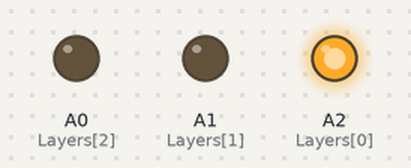
Bench run of a sketch on a simulated Arduino Uno, built with avr-gcc and run on an emulated ATmega328P. Shown: output pins drawn as LEDs (lit = HIGH). Pins used as bus, display or sensor lines are not drawn.

Above: at 0.1 s.
At 6.4 s:
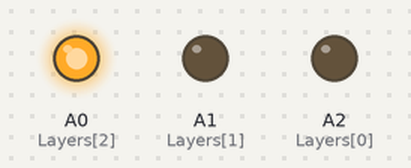
At 16.4 s:
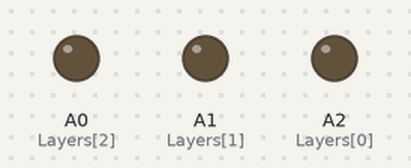
At 22.0 s:
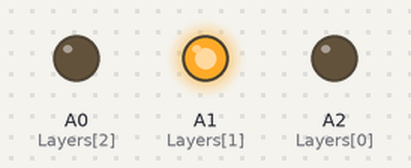
At 37.6 s:
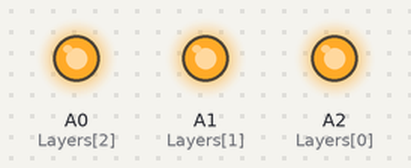
Timing chart, 0 to 39.1 s (numbered marks = the images above):
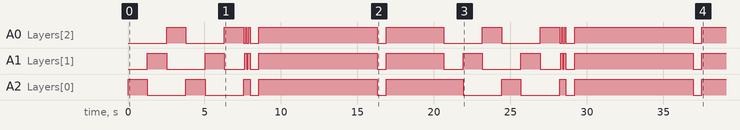

Measured:
- by itself, A0 (Layers[2]): LOW → HIGH at 2.5 s, → LOW 1.3 s later, → HIGH 2.5 s later, → LOW 1.3 s later, … (23 changes in this stretch)
- by itself, A1 (Layers[1]): LOW → HIGH at 1.3 s, → LOW 1.3 s later, → HIGH 2.5 s later, → LOW 1.3 s later, … (23 changes in this stretch)
- by itself, A2 (Layers[0]): LOW → HIGH at 0.00 s, → LOW 1.3 s later, → HIGH 2.5 s later, → LOW 1.3 s later, … (17 changes in this stretch)

The sketch:

3d-led-cube-code.ino
```cpp
#define COLUMN_PIN_COUNT 9
#define LAYER_COUNT 3

int Columns[] = {10,9,8,7,6,5,4,3,2};
int Layers[] = {A2,A1,A0};

int i, j, num;
int delaySpeed = 70;

void setup()
{
    for (i = 0; i < LAYER_COUNT; i++)
    {
      pinMode(Layers[i], OUTPUT);
    }

    for (i = 2; i <= 10; i++)
    {
        pinMode(i, OUTPUT);
    }
}

void loop()
{
    //first combination
      num = 0;
      while(num < LAYER_COUNT - 1)
      {
          for (i = 0; i < LAYER_COUNT; i++)
          {
              digitalWrite(Layers[i], HIGH);
              for (j = 0; j < COLUMN_PIN_COUNT; j++)
            {
                  startingLEDOneByOne(j);
              }
              digitalWrite(Layers[i], LOW);
          }
          num++;
      }

      closeLayerForUse();


      //second combination
      num = 0;
      while(num < LAYER_COUNT - 1)
      {
          for(i = LAYER_COUNT; i > -1; i--)
          {
            digitalWrite(Layers[i], LOW);
          }
          for(i = 0; i < COLUMN_PIN_COUNT; i++)
            {
            digitalWrite(Columns[i], HIGH);
          }
          for(i = 0; i < LAYER_COUNT; i++)
          {
            digitalWrite(Layers[i], HIGH);
            delay(delaySpeed);
          }
          for(i = LAYER_COUNT; i > -1; i--)
          {
            digitalWrite(Layers[i], LOW);
          }
          num++;
      }

      //third combination
      delay(delaySpeed * 8);
      startLayerForUse();
      num = 0;
      while(num < LAYER_COUNT)
      {
          for(i = 0; i < COLUMN_PIN_COUNT; i++)
          {
              digitalWrite(Columns[i],HIGH);
              delay(delaySpeed);
              digitalWrite(Columns[i],LOW);
              delay(delaySpeed);
          }
          num++;
      }
      closeLayerForUse();

      //forth combination
      num = 0;
      while(num < LAYER_COUNT)
      {
        for( i = 0; i < LAYER_COUNT; i++)
        {
            switch(i)
            {
                case 0:
                    startLayerForUse();

                    delay(delaySpeed * 5);

                    digitalWrite(Columns[0],HIGH);
                    delay(delaySpeed);
                    digitalWrite(Columns[8],HIGH);
                    digitalWrite(Columns[1],HIGH);
                    delay(delaySpeed);
                    digitalWrite(Columns[7],HIGH);
                    digitalWrite(Columns[8],HIGH);
                    digitalWrite(Columns[2],HIGH);
                    delay(delaySpeed);
                    digitalWrite(Columns[4],HIGH);
                    digitalWrite(Columns[5],HIGH);
                    digitalWrite(Columns[3],HIGH);
                    delay(delaySpeed);
                    digitalWrite(Columns[8],HIGH);
                    digitalWrite(Columns[4],HIGH);
                    digitalWrite(Columns[1],HIGH);
                    delay(delaySpeed);
                    digitalWrite(Columns[7],HIGH);
                    digitalWrite(Columns[5],HIGH);
                    delay(delaySpeed);
                    digitalWrite(Columns[6],HIGH);
                    delay(delaySpeed);

                    digitalWrite(Columns[6],LOW);
                    delay(delaySpeed);
                    digitalWrite(Columns[7],LOW);
                    digitalWrite(Columns[5],LOW);
                    delay(delaySpeed);
                    digitalWrite(Columns[8],LOW);
                    digitalWrite(Columns[4],LOW);
                    digitalWrite(Columns[1],LOW);
                    delay(delaySpeed);
                    digitalWrite(Columns[4],LOW);
                    digitalWrite(Columns[5],LOW);
                    digitalWrite(Columns[3],LOW);
                    delay(delaySpeed);
                    digitalWrite(Columns[7],LOW);
                    digitalWrite(Columns[8],LOW);
                    digitalWrite(Columns[2],LOW);
                    delay(delaySpeed);
                    digitalWrite(Columns[8],LOW);
                    digitalWrite(Columns[1],LOW);
                    delay(delaySpeed);
                    digitalWrite(Columns[0],LOW);
                    delay(delaySpeed);

                    closeLayerForUse();
                    break;

              case 1:
                    closeLayerForUse();
                    startLEDWithoutIndex();

                    delay(delaySpeed * 3);
                    digitalWrite(Layers[3],HIGH);
                    delay(delaySpeed * 3);
                    digitalWrite(Layers[3],LOW);
                    digitalWrite(Layers[2],HIGH);
                    delay(delaySpeed * 3);
                    digitalWrite(Layers[2],LOW);
                    digitalWrite(Layers[1],HIGH);
                    delay(delaySpeed * 3);
                    digitalWrite(Layers[1],LOW);
                    digitalWrite(Layers[0],HIGH);
                    delay(delaySpeed * 3);
                    digitalWrite(Layers[0],LOW);
                    delay(delaySpeed * 3);

                    startLayerForUse();
                    stopLEDWithoutIndex();
                    break;
              case 2:
                    delay(delaySpeed * 6);
                    startLEDWithoutIndex();
                    delay(delaySpeed * 4);
                    stopLEDWithoutIndex();
                    delay(delaySpeed * 4);
                    for(i = LAYER_COUNT; i < COLUMN_PIN_COUNT;i++)
                    {
                        digitalWrite(Columns[i],HIGH);
                    }
                    delay(delaySpeed * 4);
                    for(i = LAYER_COUNT; i < COLUMN_PIN_COUNT; i++)
                    {
                        digitalWrite(Columns[i],LOW);
                    }
                    break;
              }
            num++;
          }
      }
      //third combination again
      delay(delaySpeed * 8);
      startLayerForUse();
      num = 0;
      while(num < LAYER_COUNT)
      {
          for(i = 0; i < COLUMN_PIN_COUNT; i++)
          {
              digitalWrite(Columns[i],HIGH);
              delay(delaySpeed);
              digitalWrite(Columns[i],LOW);
              delay(delaySpeed);
          }
        num++;
      }
      closeLayerForUse();
}

void startingLEDOneByOne(int LedIndex)
{
    digitalWrite(Columns[LedIndex], HIGH);
    delay(delaySpeed);
    digitalWrite(Columns[LedIndex], LOW);
    delay(delaySpeed);
}

void startLayerForUse()
{
    for (i = 0; i < LAYER_COUNT; i++)
    {
        digitalWrite(Layers[i], HIGH);
    }
}

void closeLayerForUse()
{
    for (i = 0; i < LAYER_COUNT; i++)
    {
        digitalWrite(Layers[i], LOW);
    }
}

void startLEDWithoutIndex()
{
  for(i = 0; i < COLUMN_PIN_COUNT; i++)
    {
      digitalWrite(Columns[i],HIGH);
    }
}

void stopLEDWithoutIndex()
{
  for(i = 0; i < COLUMN_PIN_COUNT; i++)
    {
      digitalWrite(Columns[i],LOW);
    }
}
```
